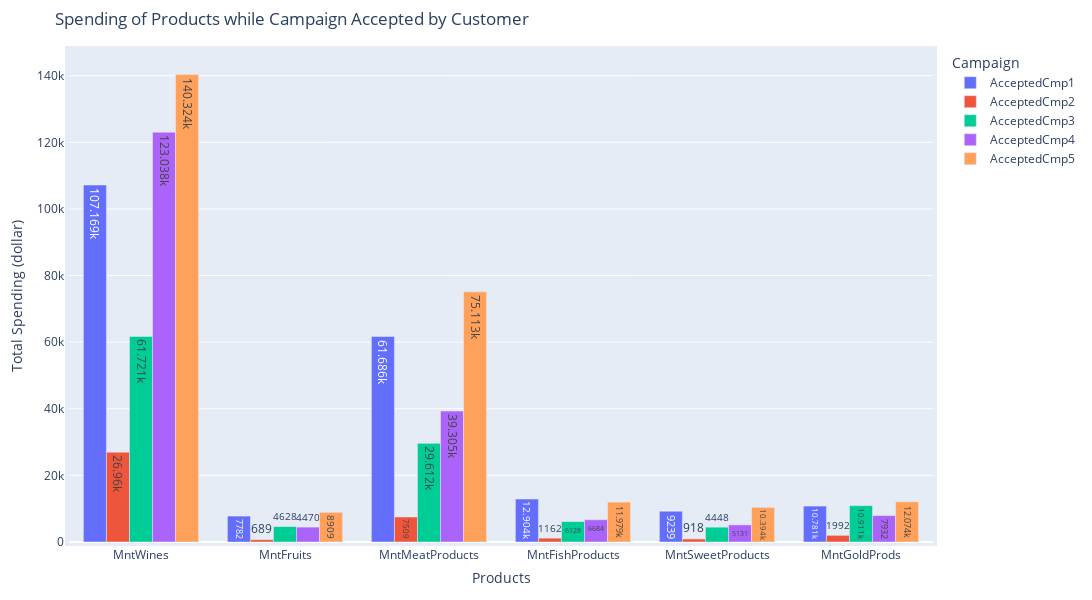

Write notebook code for a chart like this one.
### Code cell
fig = px.bar(
    data_frame= df_campaign,
    x = 'Products',
    y = ['AcceptedCmp1','AcceptedCmp2','AcceptedCmp3','AcceptedCmp4','AcceptedCmp5'], 
    barmode= 'group',
    title= 'Spending of Products while Campaign Accepted by Customer',
    labels={'value' : 'Total Spending (dollar)', 'variable' : 'Campaign'},
    text_auto=True
)

fig.update_layout(
    autosize=False,
    width=1400,
    height=600,
    margin=dict(l=50,r=20,b=50,t=50,pad=4)
)
fig.show()

### Figure 1 — Plotly figure (JSON) as saved in the notebook; plotly's stock layout.template omitted (floating-point values rounded to 4 significant figures)
{"data": [{"alignmentgroup": "True", "hovertemplate": "Campaign=AcceptedCmp1<br>Products=%{x}<br>Total Spending (dollar)=%{y}<extra></extra>", "legendgroup": "AcceptedCmp1", "marker": {"color": "#636efa", "pattern": {"shape": ""}}, "name": "AcceptedCmp1", "offsetgroup": "AcceptedCmp1", "orientation": "v", "showlegend": true, "textposition": "auto", "texttemplate": "%{y}", "type": "bar", "x": ["MntWines", "MntFruits", "MntMeatProducts", "MntFishProducts", "MntSweetProducts", "MntGoldProds"], "xaxis": "x", "y": [107169, 7782, 61686, 12904, 9239, 10781], "yaxis": "y"}, {"alignmentgroup": "True", "hovertemplate": "Campaign=AcceptedCmp2<br>Products=%{x}<br>Total Spending (dollar)=%{y}<extra></extra>", "legendgroup": "AcceptedCmp2", "marker": {"color": "#EF553B", "pattern": {"shape": ""}}, "name": "AcceptedCmp2", "offsetgroup": "AcceptedCmp2", "orientation": "v", "showlegend": true, "textposition": "auto", "texttemplate": "%{y}", "type": "bar", "x": ["MntWines", "MntFruits", "MntMeatProducts", "MntFishProducts", "MntSweetProducts", "MntGoldProds"], "xaxis": "x", "y": [26960, 689, 7509, 1162, 918, 1992], "yaxis": "y"}, {"alignmentgroup": "True", "hovertemplate": "Campaign=AcceptedCmp3<br>Products=%{x}<br>Total Spending (dollar)=%{y}<extra></extra>", "legendgroup": "AcceptedCmp3", "marker": {"color": "#00cc96", "pattern": {"shape": ""}}, "name": "AcceptedCmp3", "offsetgroup": "AcceptedCmp3", "orientation": "v", "showlegend": true, "textposition": "auto", "texttemplate": "%{y}", "type": "bar", "x": ["MntWines", "MntFruits", "MntMeatProducts", "MntFishProducts", "MntSweetProducts", "MntGoldProds"], "xaxis": "x", "y": [61721, 4628, 29612, 6128, 4448, 10911], "yaxis": "y"}, {"alignmentgroup": "True", "hovertemplate": "Campaign=AcceptedCmp4<br>Products=%{x}<br>Total Spending (dollar)=%{y}<extra></extra>", "legendgroup": "AcceptedCmp4", "marker": {"color": "#ab63fa", "pattern": {"shape": ""}}, "name": "AcceptedCmp4", "offsetgroup": "AcceptedCmp4", "orientation": "v", "showlegend": true, "textposition": "auto", "texttemplate": "%{y}", "type": "bar", "x": ["MntWines", "MntFruits", "MntMeatProducts", "MntFishProducts", "MntSweetProducts", "MntGoldProds"], "xaxis": "x", "y": [123038, 4470, 39305, 6684, 5131, 7932], "yaxis": "y"}, {"alignmentgroup": "True", "hovertemplate": "Campaign=AcceptedCmp5<br>Products=%{x}<br>Total Spending (dollar)=%{y}<extra></extra>", "legendgroup": "AcceptedCmp5", "marker": {"color": "#FFA15A", "pattern": {"shape": ""}}, "name": "AcceptedCmp5", "offsetgroup": "AcceptedCmp5", "orientation": "v", "showlegend": true, "textposition": "auto", "texttemplate": "%{y}", "type": "bar", "x": ["MntWines", "MntFruits", "MntMeatProducts", "MntFishProducts", "MntSweetProducts", "MntGoldProds"], "xaxis": "x", "y": [140324, 8909, 75113, 11979, 10394, 12074], "yaxis": "y"}], "layout": {"autosize": false, "barmode": "group", "height": 600, "legend": {"title": {"text": "Campaign"}, "tracegroupgap": 0}, "margin": {"b": 50, "l": 50, "pad": 4, "r": 20, "t": 50}, "title": {"text": "Spending of Products while Campaign Accepted by Customer"}, "width": 1400, "xaxis": {"anchor": "y", "domain": [0, 1], "title": {"text": "Products"}}, "yaxis": {"anchor": "x", "domain": [0, 1], "title": {"text": "Total Spending (dollar)"}}}}
